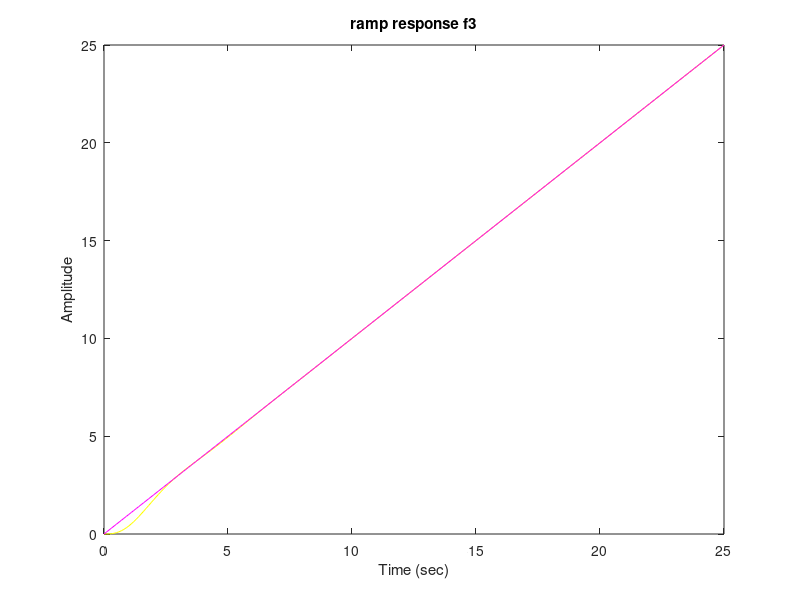
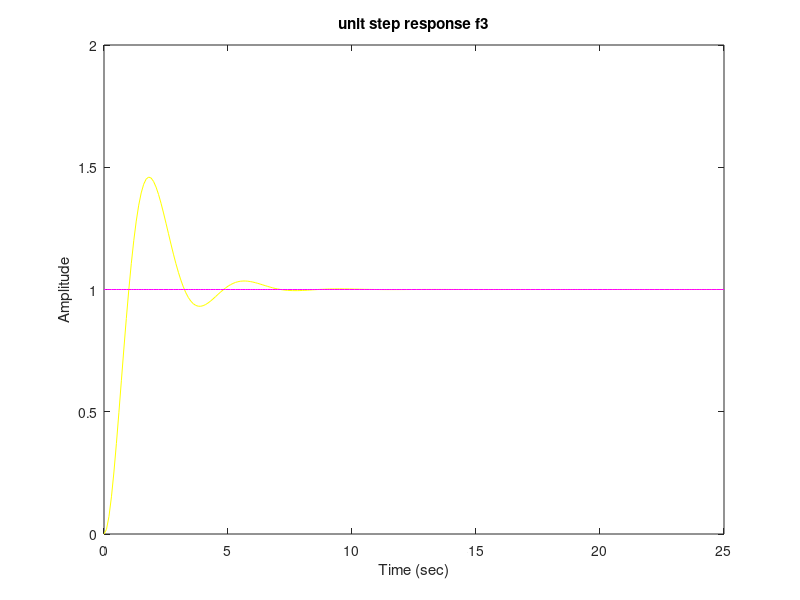

Here is the MATLAB script that generated these plots, in order:
clc;
clear all;
close all;
G_num=[0 0 4];
G_den=[1 2 0];
K2_num=[1 0.5];
K2_den=[1 0];
Gs=tf(G_num,G_den);
K2s=tf(K2_num,K2_den);
f3=((Gs*K2s)/(1+(Gs*K2s)));
sys=feedback(Gs*K2s,1)
t = 0:0.1:25;
%ramp 
u=t;
figure;
[y,t,x] = lsim(sys,u,t);
plot(t,y,'y',t,u,'m');
xlabel('Time (sec)');
ylabel('Amplitude');
title('ramp response f3');
%unit step
u=(t>=0);
figure;
[y,t,x] = lsim(sys,u,t);
plot(t,y,'y',t,u,'m');
xlabel('Time (sec)');
ylabel('Amplitude');
title('unit step response f3'); 

